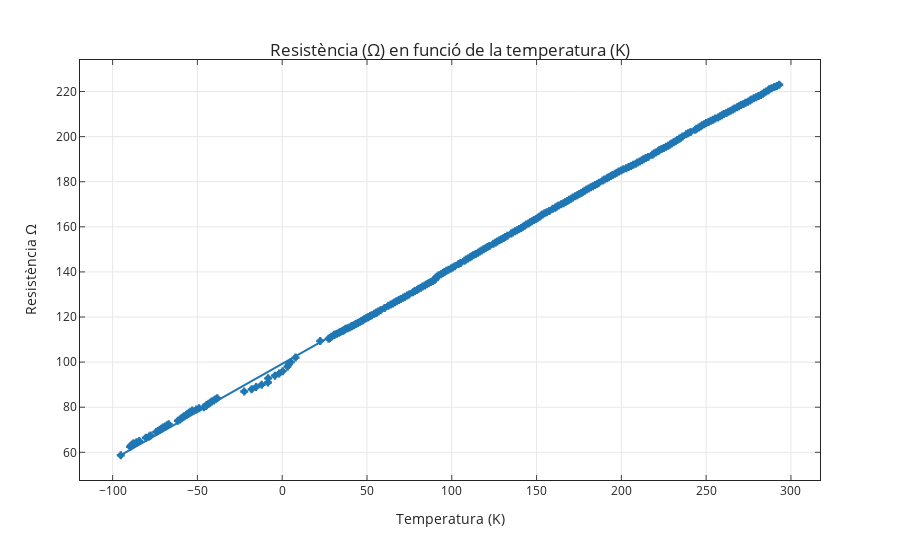

Notebook source saved alongside this figure:
### Code cell
fig=px.scatter(dat,x='Tk',y='Rohm',template='simple_white', trendline="ols",error_x='Inc',error_y='Inc.1',
 labels={
                     "Tk": "Temperatura (K)",
#                      "y": "Resistència $\\text{Resistència }(\Omega)$"
                     "Rohm":resist +"&#x2126;"
                 },                
               )
               
fig.update_layout(
    title={
        'text': "Resistència (&#x2126;) en funció de la temperatura (K)",
        'y':0.9,
        'x':0.5,
        'xanchor': 'center',
        'yanchor': 'bottom'
        })
fig.update_xaxes(ticks="inside",
                mirror='ticks',showline=True,showgrid=True
                )
fig.update_yaxes(ticks="inside",
                mirror='ticks',showline=True,showgrid=True
                
                )

fig.show()
results = px.get_trendline_results(fig)
results = results.iloc[0]["px_fit_results"].summary()
print(results)
fig.write_image("fig1.pdf",engine="kaleido")

### Figure 1 — Plotly figure (JSON) as saved in the notebook; plotly's stock layout.template omitted (floating-point values rounded to 4 significant figures; data arrays with more than 128 entries replaced by an {"elided": "..."} marker saying what was removed)
{"data": [{"error_x": {"array": {"elided": "275 float values"}}, "error_y": {"array": {"elided": "275 float values"}}, "hovertemplate": "Temperatura (K)=%{x}<br>Resistència &#x2126;=%{y}<extra></extra>", "legendgroup": "", "marker": {"color": "#1F77B4", "symbol": "circle"}, "mode": "markers", "name": "", "orientation": "v", "showlegend": false, "type": "scatter", "x": {"elided": "275 float values"}, "xaxis": "x", "y": {"elided": "275 float values"}, "yaxis": "y"}, {"hovertemplate": "<b>OLS trendline</b><br>Rohm = 0.425156 * Tk + 99.2761<br>R<sup>2</sup>=0.999504<br><br>Temperatura (K)=%{x}<br>Resistència &#x2126;=%{y} <b>(trend)</b><extra></extra>", "legendgroup": "", "marker": {"color": "#1F77B4", "symbol": "circle"}, "mode": "lines", "name": "", "showlegend": false, "type": "scatter", "x": {"elided": "275 float values"}, "xaxis": "x", "y": {"elided": "275 float values"}, "yaxis": "y"}], "layout": {"autosize": true, "legend": {"tracegroupgap": 0}, "margin": {"t": 60}, "title": {"text": "Resistència (&#x2126;) en funció de la temperatura (K)", "x": 0.5, "xanchor": "center", "y": 0.9, "yanchor": "bottom"}, "xaxis": {"anchor": "y", "autorange": true, "domain": [0, 1], "mirror": "ticks", "range": [-119.5, 317.4], "showgrid": true, "showline": true, "ticks": "inside", "title": {"text": "Temperatura (K)"}, "type": "linear"}, "yaxis": {"anchor": "x", "autorange": true, "domain": [0, 1], "mirror": "ticks", "range": [47.05, 234.6], "showgrid": true, "showline": true, "ticks": "inside", "title": {"text": "Resistència &#x2126;"}, "type": "linear"}}}
